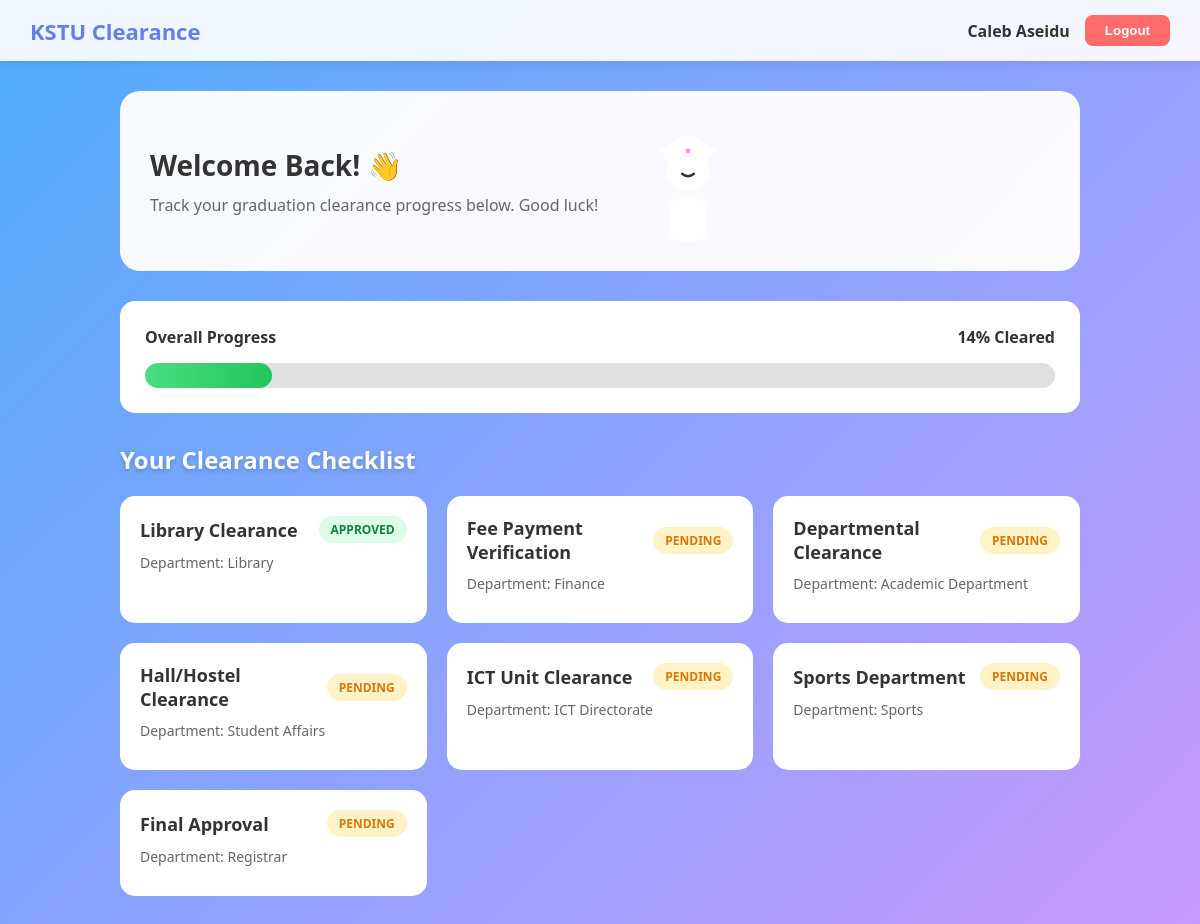
Page /student/index.php (signed in) on the committed database.
### tables this page shows
CREATE TABLE `clearance_status` (
  `id` int(11) NOT NULL,
  `user_id` int(11) NOT NULL,
  `item_id` int(11) NOT NULL,
  `status` enum('pending','approved','rejected') DEFAULT 'pending',
  `remark` text DEFAULT NULL,
  `reviewed_by` int(11) DEFAULT NULL,
  `reviewed_at` timestamp NULL DEFAULT NULL,
  `updated_at` timestamp NOT NULL DEFAULT current_timestamp() ON UPDATE current_timestamp()
);

CREATE TABLE `clearance_items` (
  `id` int(11) NOT NULL,
  `item_name` varchar(100) NOT NULL,
  `description` text DEFAULT NULL,
  `department` varchar(100) NOT NULL,
  `is_required` tinyint(1) DEFAULT 1,
  `display_order` int(11) DEFAULT 0
);

### student/index.php (the view, shortened to what this page needs)
<?php
include '../includes/db_connect.php';
$userId = $_SESSION['user_id'];
$fullName = $_SESSION['full_name'];
try {
    $stmt = $conn->prepare("
        SELECT
            ci.id,
            ci.item_name,
            ci.department,
            ci.display_order,
            COALESCE(cs.status, 'pending') as status,
            cs.remark
        FROM clearance_items ci
        LEFT JOIN clearance_status cs ON ci.id = cs.item_id AND cs.user_id = ?
        ORDER BY ci.display_order
    ");
    $stmt->execute([$userId]);
    $items = $stmt->fetchAll();
    $totalItems = count($items);
    $approvedCount = 0;
    foreach ($items as $item) {
        if ($item['status'] == 'approved') $approvedCount++;
    }
    $progress = ($totalItems > 0) ? round(($approvedCount / $totalItems) * 100) : 0;
} catch(PDOException $e) {
    echo "Error: " . $e->getMessage();
    exit();
}
?>
<!DOCTYPE html>
<html lang="en">
<head>
</head>
<body>
    <header class="header">
        <div class="logo">KSTU Clearance</div>
        <div class="user-info">
            <span class="user-name"><?php echo htmlspecialchars($fullName); ?></span>
            <a href="../logout.php"><button class="btn-logout">Logout</button></a>
        </div>
    </header>
    <div class="container">
        <div class="welcome-card">
            <div class="welcome-text">
                <h1>Welcome Back! 👋</h1>
                <p>Track your graduation clearance progress below. Good luck!</p>
            </div>
            <div class="cap-anim">
            </div>
        </div>
        <div class="progress-section">
            <div class="progress-header">
                <span>Overall Progress</span>
                <span><?php echo $progress; ?>% Cleared</span>
            </div>
            <div class="progress-bar-bg">
                <div class="progress-bar-fill"></div>
            </div>
        </div>
        <h2 style="margin-bottom: 20px; color: white; text-shadow: 0 2px 4px rgba(0,0,0,0.2);">Your Clearance Checklist</h2>
        <div class="items-grid">
            <?php foreach ($items as $item):
                $statusClass = 'status-' . $item['status'];
            ?>
                <div class="item-card">
                    <div class="item-header">
                        <span class="item-name"><?php echo htmlspecialchars($item['item_name']); ?></span>
                        <span class="status-badge <?php echo $statusClass; ?>">
                            <?php echo htmlspecialchars($item['status']); ?>
                        </span>
                    </div>
                    <div class="dept-name">Department: <?php echo htmlspecialchars($item['department']); ?></div>
                </div>
            <?php endforeach; ?>
        </div>
    </div>
</body>
</html>

### rows in the picture
clearance_status: item.item_name "Library Clearance", status "APPROVED", item.department "Library"
clearance_items: item_name "Fee Payment Verification", status "PENDING", department "Finance"
clearance_items: item_name "Departmental Clearance", status "PENDING", department "Academic Department"
clearance_items: item_name "Hall/Hostel Clearance", status "PENDING", department "Student Affairs"
clearance_items: item_name "ICT Unit Clearance", status "PENDING", department "ICT Directorate"
clearance_items: item_name "Sports Department", status "PENDING", department "Sports"
clearance_items: item_name "Final Approval", status "PENDING", department "Registrar"

### other values in the picture
$fullName "Caleb Aseidu"
$progress "14"
